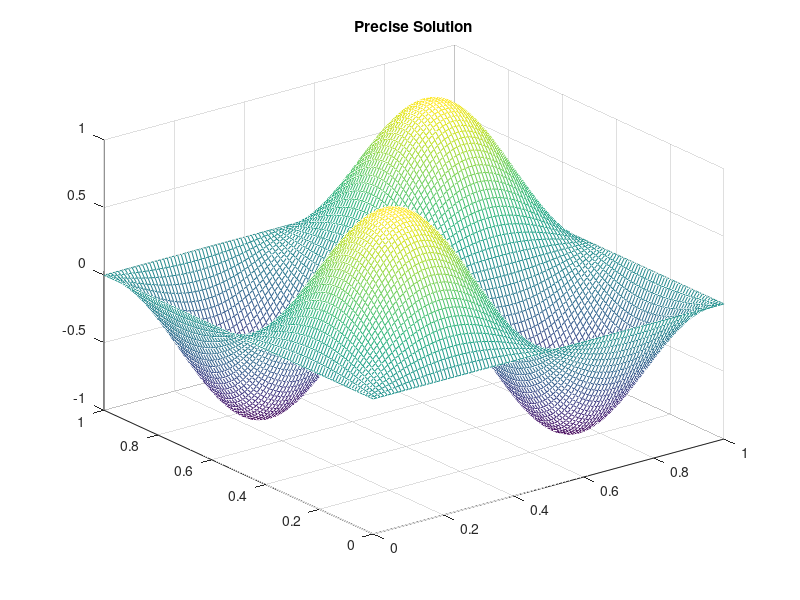

The MATLAB source for this figure: (Note: this script raises an error after producing the figure.)
clear all;
StrNode=char('MESH/gd0.n','MESH/gd1.n','MESH/gd2.n','MESH/gd3.n','MESH/gd4.n');
StrEle=char('MESH/gd0.e','MESH/gd1.e','MESH/gd2.e','MESH/gd3.e','MESH/gd4.e');
[x,y]=meshgrid(0:0.01:1,0:0.01:1);
u=@(x,y) sin(2*pi*x).*sin(2*pi*y);
figure
mesh(x,y,u(x,y));
title('Precise Solution');
error1=0;
order1=0;
error_inf=0;
order_inf=0;
Ek=0;
for p=1:5
    [error_temp_1,error_temp_inf,E_temp]=OneMesh(StrNode(p,:),StrEle(p,:));
    if p~=1
        order1=2*log(error1/error_temp_1)/log(E_temp/Ek);
        order_inf=2*log(error_inf/error_temp_inf)/log(E_temp/Ek);
    end
    error1=error_temp_1;
    error_inf=error_temp_inf;
    Ek=E_temp;
    fprintf('gd%d,L1 error=%4.12e,order1=%4.12f,L_inf error=%4.12e,order_inf=%4.12f \n',p-1, error_temp_1,order1,...
        error_temp_inf,order_inf);
end